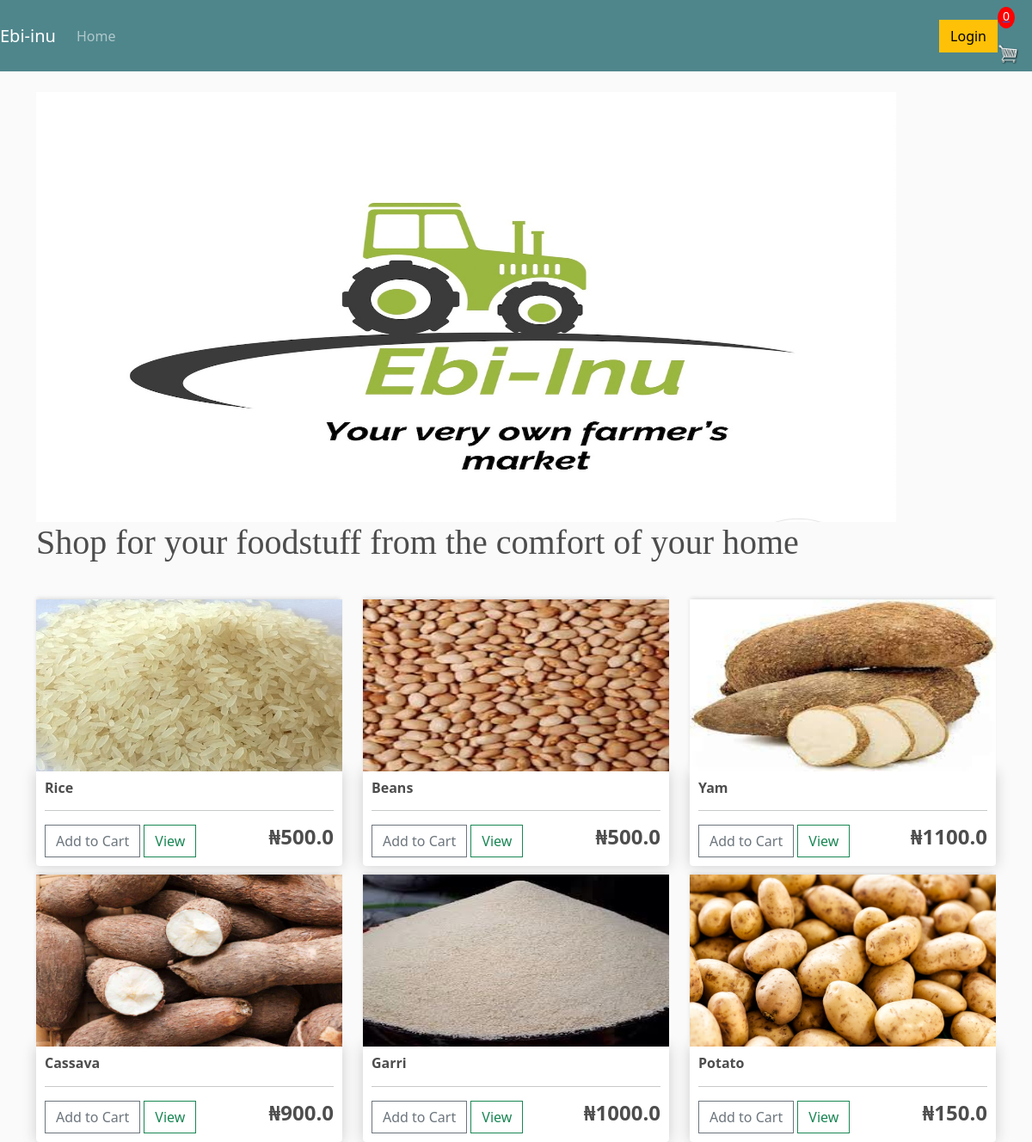
The app's page /, older data.
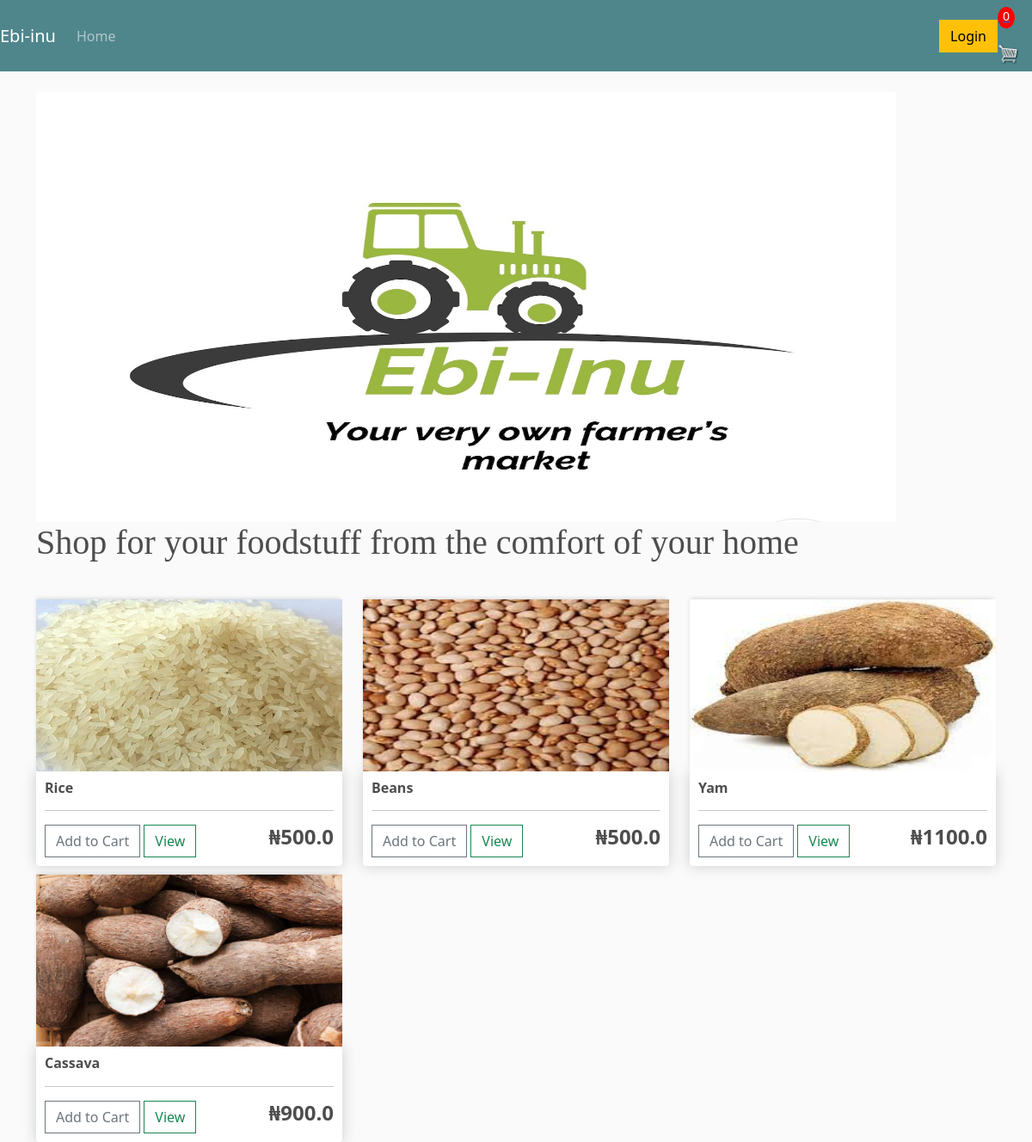
The same page, newer data.
### ebi/models.py (models this page shows, shortened)
class Product(models.Model):
    name = models.CharField(max_length=200)
    price = models.DecimalField(max_digits=7, decimal_places=1)
    digital = models.BooleanField(default=False, null=True, blank=True)
    image = models.ImageField(null=True, blank=True)
    @property
    def imageURL(self):
        try:
              url = self.image.url
        except:
             url = ''
        return url

### ebi/views.py (the view)
# urls.py: path('', include('ebi.urls')),
def ebi(request):
    data = cartData(request)
    items = data['items']
    order = data['order']
    cartItems = data['cartItems']
    products = Product.objects.all()
    context = {'products': products, 'cartItems': cartItems}
    return render(request, 'ebi/ebi.html', context)

### ebi/utils.py (called while the page is built, shortened)
def cookieCart(request):
	try:
		cart = json.loads(request.COOKIES['cart'])
	except:
		cart = {}
	print('CART:', cart)
	items = []
	order = {'get_cart_total':0, 'get_cart_items':0, 'shipping':False}
	cartItems = order['get_cart_items']
	return {'cartItems':cartItems ,'order':order, 'items':items}

def cartData(request):
	if request.user.is_authenticated:
		customer = request.user.customer
		order, created = Order.objects.get_or_create(customer=customer, complete=False)
		items = order.orderitem_set.all()
		cartItems = order.get_cart_items
	else:
		cookieData = cookieCart(request)
		cartItems = cookieData['cartItems']
		order = cookieData['order']
		items = cookieData['items']
	return {'cartItems':cartItems ,'order':order, 'items':items}

### ebi/templates/ebi/ebi.html
{% extends 'ebi/main.html' %}
{% load static %}
{% block content %}
    <div>
        <img src="{% static 'images/sitelg.jpg' %}" width="1000" height="500" alt="Site logo">
        <h6 style="font-family: cursive; font-size: 40px;">
            Shop for your foodstuff from the comfort of your home
        </h6>
    </div>
    <br>
    <div class="row">
        {% for product in products %}
        <div class="col-lg-4">
            <img class="thumbnail" src="{{product.imageURL}}">
            <div class="box-element product">
                <h6><strong>{{product.name}}</strong></h6>
                <hr>
                <button data-product={{product.id}} data-action="add" class="btn btn-outline-secondary add-btn update-cart">Add to Cart</button>
                <a class="btn btn-outline-success" href="#">View</a>
                <h4 style="display: block; float: right"><strong>₦{{product.price}}</strong></h4>
            </div>
        </div>
        {% endfor %}
    </div>
{% endblock content %}

### ebi/templates/ebi/main.html (shortened to what this page needs)
<!DOCTYPE html>
{% load static %}
<html>
    <head>
        <link href="https://cdn.jsdelivr.net/npm/bootstrap@5.3.2/dist/css/bootstrap.min.css" rel="stylesheet">
        <link rel="stylesheet" type="text/css" href="{% static 'css/main.css' %}">
    </head>
    <body>
        <nav class="navbar navbar-expand-lg navbar-dark bg-dark">
            <a class="navbar-brand" href="{% url 'about' %}">Ebi-inu</a>
            <div class="collapse navbar-collapse" id="navbarSupportedContent">
                <ul class="navbar-nav mr-auto">
                    <li class="nav-item active">
                        <a class="nav-link" href="{% url 'ebi' %}">Home </a>
                    </li>
                </ul>
            </div>
            <div class="form-inline my-2 my-lg-0">
                <a href="#"class="btn btn-warning">Login</a>
            </div>
            <div>
                <a href="{% url 'cart' %}">
                    <p id="cart-total">{{cartItems}}</p>
                    <img  id="cart-icon" src="{% static 'images/cart.png' %}">
                </a>
            </div>
        </nav>
        <div class="container">
            <br>
            {% block content %}
            {% endblock content %}
        </div>
    </body>
</html>

### static/css/main.css (style rules this page uses)
body { background-color: hsl(0, 0%, 98%); }
h1,h2,h3,h4,h5,h6 { color:hsl(0, 0%, 30%); }
.box-element { box-shadow:hsl(0, 0%, 80%) 0 0 16px; background-color: #fff; border-radius: 4px; padding: 10px; }
.thumbnail { width: 100%; height: 200px; -webkit-box-shadow: -1px -3px 5px -2px rgba(214,214,214,1); -moz-box-shadow: -1px -3px 5px -2px rgba(214,214,214,1); box-shadow: -1px -3px 5px -2px rgba(214,214,214,1); }
.product { border-radius: 0 0 4px 4px; }
.bg-dark { background-color: #4f868c!important; }
#cart-icon { width:25px; display: inline-block; margin-right: 15px; }
#cart-total { display: block; text-align: center; color:#fff; background-color: red; width: 20px; height: 25px; border-radius: 50%; font-size: 14px; }
.col-lg-4, .col-lg-6, .col-lg-8, .col-lg-12 { margin-top: 10px; }
.btn { border-radius: 0; }

Row changes from the older to the newer data that the page shows:
removed Product: imageURL (picture), name "Garri", price "1000.0"
removed Product: imageURL (picture), name "Potato", price "150.0"
